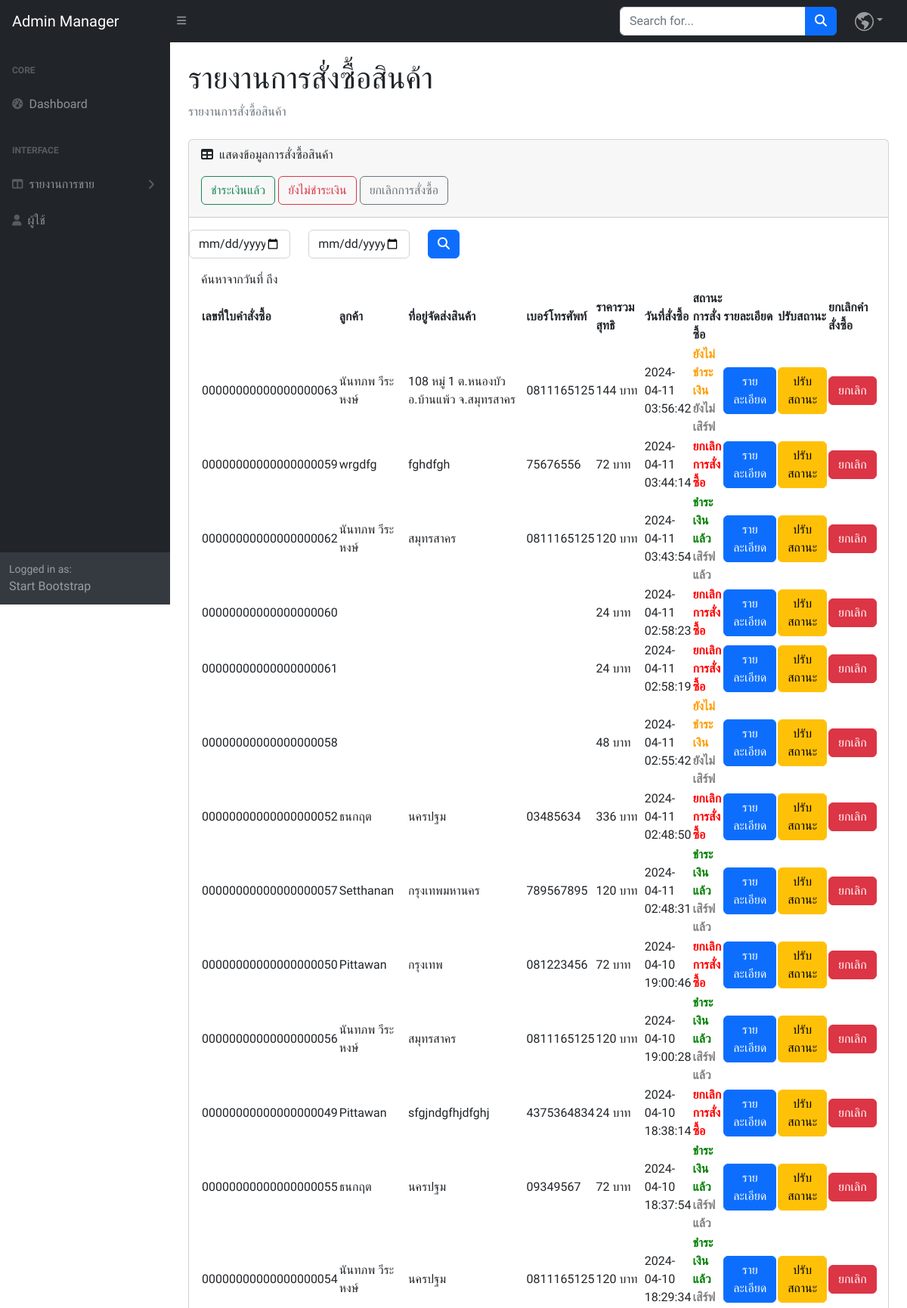
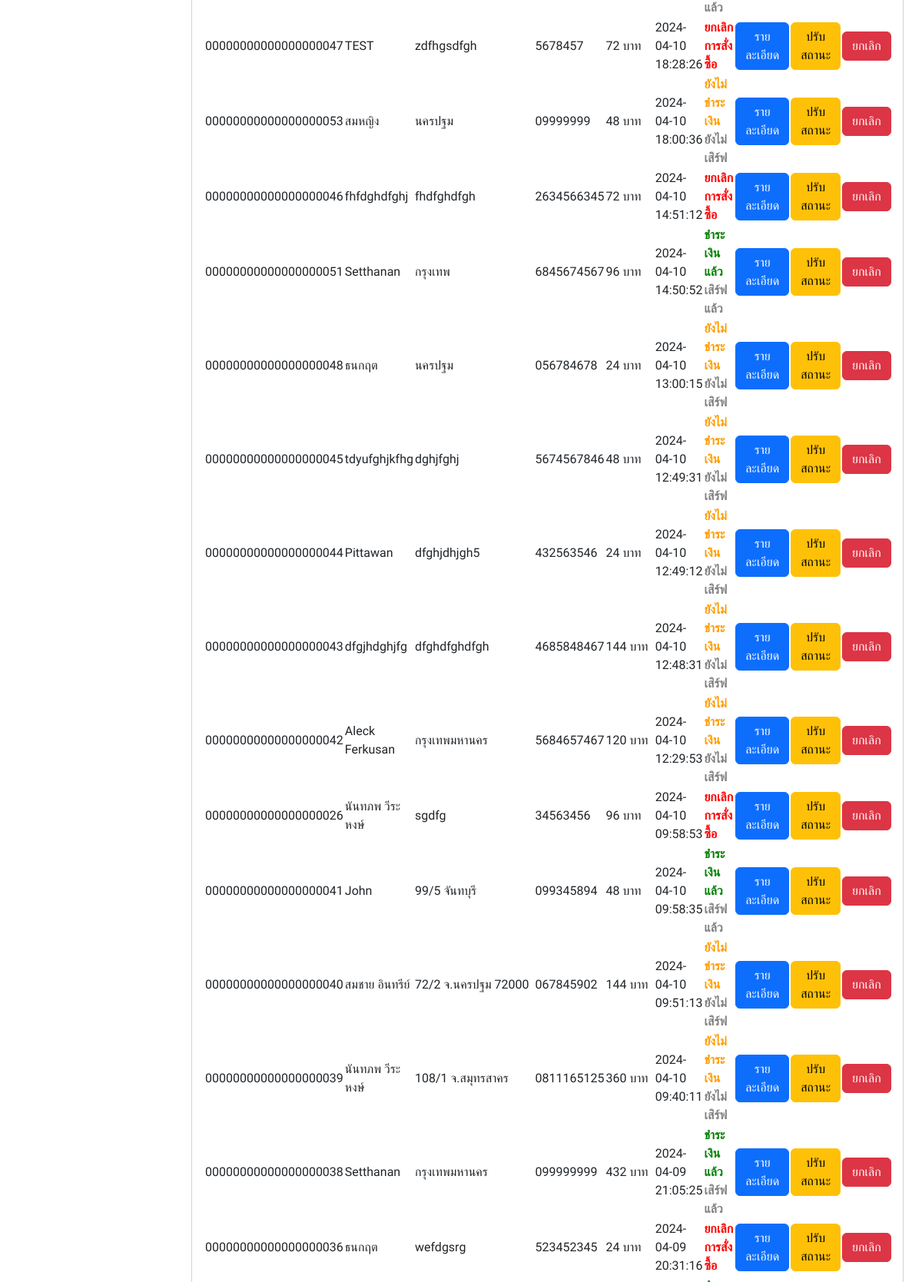
Screenshot of /admin/report_order.php (upper part) with the database file from the repository (2 pictures, top to bottom).
### tables this page shows
CREATE TABLE `tb_order` (
  `orderID` int(20) UNSIGNED ZEROFILL NOT NULL COMMENT 'เลขที่ใบสั่งซื้อ',
  `cus_name` varchar(60) NOT NULL COMMENT 'ชื่อลูกค้า',
  `address` text NOT NULL COMMENT 'ที่อยู่',
  `tel` varchar(10) NOT NULL COMMENT 'เบอร์โทรศัพท์',
  `total_price` float NOT NULL COMMENT 'ราคารวมสุทธิ',
  `order_status` varchar(1) NOT NULL COMMENT 'สถานะการสั่งซื้อ\r\n0-ยกเลิก\r\n1-สั่งซื้อ\r\n2-ชำระเงิน',
  `reg_date` timestamp NOT NULL DEFAULT current_timestamp() ON UPDATE current_timestamp() COMMENT 'วันที่สั่งซื้อ'
);

### admin/report_order.php (the view, shortened to what this page needs)
<?php include 'condb.php'; ?>
<!DOCTYPE html>
<html lang="en">
    <head>
        <link href="https://cdn.jsdelivr.net/npm/simple-datatables@7.1.2/dist/style.min.css" rel="stylesheet" />
        <link href="css/styles.css" rel="stylesheet" />
    </head>
    <body class="sb-nav-fixed">
        <?php include 'admenu.php'; ?>
            <div id="layoutSidenav_content">
                <main>
                    <div class="container-fluid px-4">
                        <h1 class="mt-4">รายงานการสั่งซื้อสินค้า</h1>
                        <ol class="breadcrumb mb-4">
                            <li class="breadcrumb-item active">รายงานการสั่งซื้อสินค้า</li>
                        </ol>
                        <div class="card mb-4">
                            <div class="card-header">
                                <i class="fas fa-table me-1"></i>
                                แสดงข้อมูลการสั่งซื้อสินค้า
                                <div class="mt-3 mb-2">
                                    <a href="report_orderYes.php"><button type="button" class="btn btn-outline-success">ชำระเงินแล้ว</button></a>
                                    <a href="report_orderNo.php"><button type="button" class="btn btn-outline-danger">ยังไม่ชำระเงิน</button></a>
                                    <a href="report_orderCancel.php"><button type="button" class="btn btn-outline-secondary">ยกเลิกการสั่งซื้อ</button></a>
                                </div>
                            </div>
                            <div class="mt-3">
                                <form name="form1" method="POST" action="report_order.php">
                                    <div class="row">
                                        <div class="col-sm-2">
                                            <input type="date" name="dt1" class="form-control">
                                        </div>
                                        <div class="col-sm-2">
                                            <input type="date" name="dt2" class="form-control">
                                        </div>
                                        <div class="col-sm-4">
                                            <button type="submit" class="btn btn-primary"><i class="fas fa-search"></i> </button>
                                        </div>
                                    </div>
                                </form>
                            </div>
                            <div class="card-body">
                                <table id="datatablesSimple">
                                    <thead>
                                        <tr>
                                            <th>เลขที่ใบคำสั่งซื้อ</th>
                                            <th>ลูกค้า</th>
                                            <th>ที่อยู่จัดส่งสินค้า</th>
                                            <th>เบอร์โทรศัพท์</th>
                                            <th>ราคารวมสุทธิ</th>
                                            <th>วันที่สั่งซื้อ</th>
                                            <th>สถานะการสั่งซื้อ</th>
                                            <th>รายละเอียด</th>
                                            <th>ปรับสถานะ</th>
                                            <th>ยกเลิกคำสั่งซื้อ</th>
                                        </tr>
                                    </thead>
                                    <tbody>
                                    <?php
                                            $sql = "SELECT * FROM tb_order ORDER BY reg_date DESC";
                                        $result = mysqli_query($conn, $sql);
                                        while ($row = mysqli_fetch_array($result)){
                                        $status = $row['order_status'];
                                    ?>
                                        <tr>
                                            <td><?=$row['orderID']?></td>
                                            <td><?=$row['cus_name']?></td>
                                            <td><?=$row['address']?></td>
                                            <td><?=$row['tel']?></td>
                                            <td><?=$row['total_price']?> บาท</td>
                                            <td><?=$row['reg_date']?></td>
                                            <td>
                                            <?php
                                                if($status == 1){
                                                    echo "<b style='color: rgb(255, 157, 0);'>ยังไม่ชำระเงิน</b><br>";
                                                    echo "<b style='color: grey;'>ยังไม่เสิร์ฟ</b>";
                                                }if($status == 2){
                                                    echo "<b style='color: green'>ชำระเงินแล้ว</b><br>";
                                                    echo "<b style='color: grey;'>เสิร์ฟแล้ว</b>";
                                                }if($status == 0){
                                                    echo "<b style='color: red;'>ยกเลิกการสั่งซื้อ</b><br>";
                                                }
                                            ?>
                                            </td>
                                            <td><a href="report_order_detail.php?id=<?=$row['orderID']?>" class="btn btn-primary">
                                            รายละเอียด</a></td>
                                            <td><a href="change_order.php?id=<?=$row['orderID']?>" class="btn btn-warning"
                                            onclick="del1(this.href); return false;">ปรับสถานะ</a></td>
                                            <td><a href="cancel_order.php?id=<?=$row['orderID']?>" class="btn btn-danger"
                                            onclick="del(this.href); return false;">ยกเลิก</a></td>
                                        </tr>
                                    <?php }
                                    ?>
                                    </tbody>
                                </table>
                            </div>
                        </div>
                    </div>
                </main>
            </div>
        </div>
    </body>
</html>

### admin/admenu.php (style rules this page uses)
body { font-family: "Prompt", sans-serif; }

### rows the page displays
tb_order: orderID "00000000000000000063", cus_name "นันทภพ วีระหงษ์", address "108 หมู่ 1 ต.หนองบัว อ.บ้านแพ้ว จ.สมุทรสาคร", tel "0811165125", total_price "144", reg_date "2024-04-11 03:56:42", order_status "ยังไม่ชำระเงิน"
tb_order: orderID "00000000000000000059", cus_name "wrgdfg", address "fghdfgh", tel "75676556", total_price "72", reg_date "2024-04-11 03:44:14", order_status "ยกเลิกการสั่งซื้อ"
tb_order: orderID "00000000000000000062", cus_name "นันทภพ วีระหงษ์", address "สมุทรสาคร", tel "0811165125", total_price "120", reg_date "2024-04-11 03:43:54", order_status "ชำระเงินแล้ว"
tb_order: orderID "00000000000000000060", total_price "24", reg_date "2024-04-11 02:58:23", order_status "ยกเลิกการสั่งซื้อ"
tb_order: orderID "00000000000000000061", total_price "24", reg_date "2024-04-11 02:58:19", order_status "ยกเลิกการสั่งซื้อ"
tb_order: orderID "00000000000000000058", total_price "48", reg_date "2024-04-11 02:55:42", order_status "ยังไม่ชำระเงิน"
tb_order: orderID "00000000000000000052", cus_name "ธนกฤต", address "นครปฐม", tel "03485634", total_price "336", reg_date "2024-04-11 02:48:50", order_status "ยกเลิกการสั่งซื้อ"
tb_order: orderID "00000000000000000057", cus_name "Setthanan", address "กรุงเทพมหานคร", tel "789567895", total_price "120", reg_date "2024-04-11 02:48:31", order_status "ชำระเงินแล้ว"
tb_order: orderID "00000000000000000050", cus_name "Pittawan", address "กรุงเทพ", tel "081223456", total_price "72", reg_date "2024-04-10 19:00:46", order_status "ยกเลิกการสั่งซื้อ"
tb_order: orderID "00000000000000000056", cus_name "นันทภพ วีระหงษ์", address "สมุทรสาคร", tel "0811165125", total_price "120", reg_date "2024-04-10 19:00:28", order_status "ชำระเงินแล้ว"
tb_order: orderID "00000000000000000049", cus_name "Pittawan", address "sfgjndgfhjdfghj", tel "4375364834", total_price "24", reg_date "2024-04-10 18:38:14", order_status "ยกเลิกการสั่งซื้อ"
tb_order: orderID "00000000000000000055", cus_name "ธนกฤต", address "นครปฐม", tel "09349567", total_price "72", reg_date "2024-04-10 18:37:54", order_status "ชำระเงินแล้ว"
tb_order: orderID "00000000000000000054", cus_name "นันทภพ วีระหงษ์", address "นครปฐม", tel "0811165125", total_price "120", reg_date "2024-04-10 18:29:34", order_status "ชำระเงินแล้ว"
tb_order: orderID "00000000000000000047", cus_name "TEST", address "zdfhgsdfgh", tel "5678457", total_price "72", reg_date "2024-04-10 18:28:26", order_status "ยกเลิกการสั่งซื้อ"
tb_order: orderID "00000000000000000053", cus_name "สมหญิง", address "นครปฐม", tel "09999999", total_price "48", reg_date "2024-04-10 18:00:36", order_status "ยังไม่ชำระเงิน"
tb_order: orderID "00000000000000000046", cus_name "fhfdghdfghj", address "fhdfghdfgh", tel "2634566345", total_price "72", reg_date "2024-04-10 14:51:12", order_status "ยกเลิกการสั่งซื้อ"
tb_order: orderID "00000000000000000051", cus_name "Setthanan", address "กรุงเทพ", tel "6845674567", total_price "96", reg_date "2024-04-10 14:50:52", order_status "ชำระเงินแล้ว"
tb_order: orderID "00000000000000000048", cus_name "ธนกฤต", address "นครปฐม", tel "056784678", total_price "24", reg_date "2024-04-10 13:00:15", order_status "ยังไม่ชำระเงิน"
tb_order: orderID "00000000000000000045", cus_name "tdyufghjkfhg", address "dghjfghj", tel "5674567846", total_price "48", reg_date "2024-04-10 12:49:31", order_status "ยังไม่ชำระเงิน"
tb_order: orderID "00000000000000000044", cus_name "Pittawan", address "dfghjdhjgh5", tel "432563546", total_price "24", reg_date "2024-04-10 12:49:12", order_status "ยังไม่ชำระเงิน"
tb_order: orderID "00000000000000000043", cus_name "dfgjhdghjfg", address "dfghdfghdfgh", tel "4685848467", total_price "144", reg_date "2024-04-10 12:48:31", order_status "ยังไม่ชำระเงิน"
tb_order: orderID "00000000000000000042", cus_name "Aleck Ferkusan", address "กรุงเทพมหานคร", tel "5684657467", total_price "120", reg_date "2024-04-10 12:29:53", order_status "ยังไม่ชำระเงิน"
tb_order: orderID "00000000000000000026", cus_name "นันทภพ วีระหงษ์", address "sgdfg", tel "34563456", total_price "96", reg_date "2024-04-10 09:58:53", order_status "ยกเลิกการสั่งซื้อ"
tb_order: orderID "00000000000000000041", cus_name "John", address "99/5 จันทบุรี", tel "099345894", total_price "48", reg_date "2024-04-10 09:58:35", order_status "ชำระเงินแล้ว"
tb_order: orderID "00000000000000000040", cus_name "สมชาย อินทรีย์", address "72/2 จ.นครปฐม 72000", tel "067845902", total_price "144", reg_date "2024-04-10 09:51:13", order_status "ยังไม่ชำระเงิน"
tb_order: orderID "00000000000000000039", cus_name "นันทภพ วีระหงษ์", address "108/1 จ.สมุทรสาคร", tel "0811165125", total_price "360", reg_date "2024-04-10 09:40:11", order_status "ยังไม่ชำระเงิน"
tb_order: orderID "00000000000000000038", cus_name "Setthanan", address "กรุงเทพมหานคร", tel "099999999", total_price "432", reg_date "2024-04-09 21:05:25", order_status "ชำระเงินแล้ว"
tb_order: orderID "00000000000000000036", cus_name "ธนกฤต", address "wefdgsrg", tel "523452345", total_price "24", reg_date "2024-04-09 20:31:16", order_status "ยกเลิกการสั่งซื้อ"
